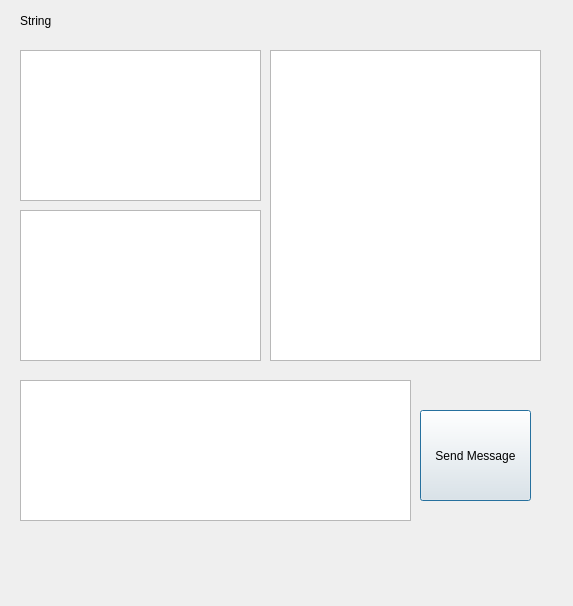
<?xml version="1.0" encoding="UTF-8"?>
<ui version="4.0">
 <class>ChatPanel</class>
 <widget class="QDialog" name="ChatPanel">
  <property name="geometry">
   <rect>
    <x>0</x>
    <y>0</y>
    <width>573</width>
    <height>606</height>
   </rect>
  </property>
  <property name="windowTitle">
   <string>Dialog</string>
  </property>
  <widget class="QTextEdit" name="msgText">
   <property name="geometry">
    <rect>
     <x>20</x>
     <y>380</y>
     <width>391</width>
     <height>141</height>
    </rect>
   </property>
   <property name="html">
    <string>&lt;!DOCTYPE HTML PUBLIC &quot;-//W3C//DTD HTML 4.0//EN&quot; &quot;http://www.w3.org/TR/REC-html40/strict.dtd&quot;&gt;
&lt;html&gt;&lt;head&gt;&lt;meta name=&quot;qrichtext&quot; content=&quot;1&quot; /&gt;&lt;style type=&quot;text/css&quot;&gt;
p, li { white-space: pre-wrap; }
&lt;/style&gt;&lt;/head&gt;&lt;body style=&quot; font-family:'Ubuntu'; font-size:11pt; font-weight:400; font-style:normal;&quot;&gt;
&lt;p style=&quot;-qt-paragraph-type:empty; margin-top:0px; margin-bottom:0px; margin-left:0px; margin-right:0px; -qt-block-indent:0; text-indent:0px;&quot;&gt;&lt;br /&gt;&lt;/p&gt;&lt;/body&gt;&lt;/html&gt;</string>
   </property>
  </widget>
  <widget class="QPushButton" name="sendMsgBtn">
   <property name="geometry">
    <rect>
     <x>420</x>
     <y>410</y>
     <width>111</width>
     <height>91</height>
    </rect>
   </property>
   <property name="text">
    <string>Send Message</string>
   </property>
  </widget>
  <widget class="QLabel" name="friendEdit">
   <property name="geometry">
    <rect>
     <x>20</x>
     <y>10</y>
     <width>161</width>
     <height>21</height>
    </rect>
   </property>
   <property name="text">
    <string>String &lt;name&gt;</string>
   </property>
  </widget>
  <widget class="QTextEdit" name="chatText">
   <property name="geometry">
    <rect>
     <x>270</x>
     <y>50</y>
     <width>271</width>
     <height>311</height>
    </rect>
   </property>
  </widget>
  <widget class="QGraphicsView" name="chatCView">
   <property name="geometry">
    <rect>
     <x>20</x>
     <y>50</y>
     <width>241</width>
     <height>151</height>
    </rect>
   </property>
  </widget>
  <widget class="QGraphicsView" name="chatCView_peer">
   <property name="geometry">
    <rect>
     <x>20</x>
     <y>210</y>
     <width>241</width>
     <height>151</height>
    </rect>
   </property>
  </widget>
 </widget>
 <resources/>
 <connections/>
</ui>
